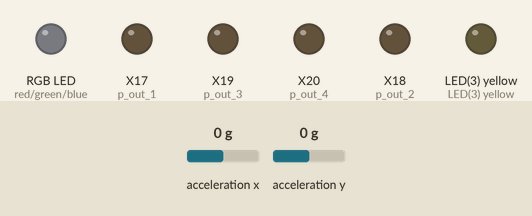
Simulated run of this program. Board: pyboard running MicroPython. Parts: an RGB LED mixed from three pins (HIGH = lit), output pins drawn as LEDs (lit = HIGH). Inputs (shaded band) come from the test bench; at power-on: acceleration x 0 g, acceleration y 0 g. Dim RGB values are drawn brighter than linear.

Above: at 1.2 s.
1.3 s: acceleration x set to -0.3 g
2.8 s: acceleration x set to -0.6 g
At 3.4 s:
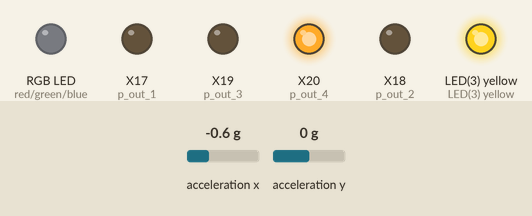
4.3 s: acceleration y set to -0.3 g
5.8 s: acceleration y set to -0.6 g
At 7.0 s:
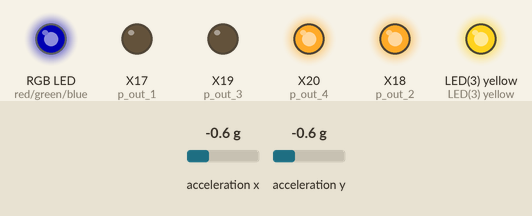
7.3 s: acceleration x set to 0 g
At 8.5 s:
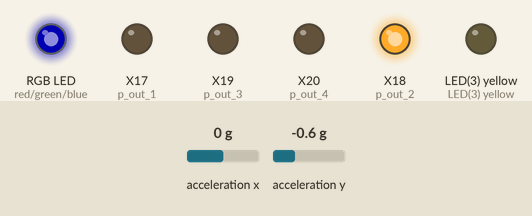
8.8 s: acceleration y set to 0.8 g
At 9.9 s:
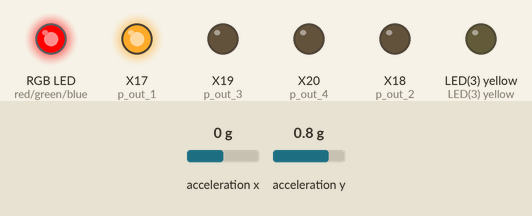
Timing chart, 0 to 11.3 s (numbered marks = the images above; inputs shaded):
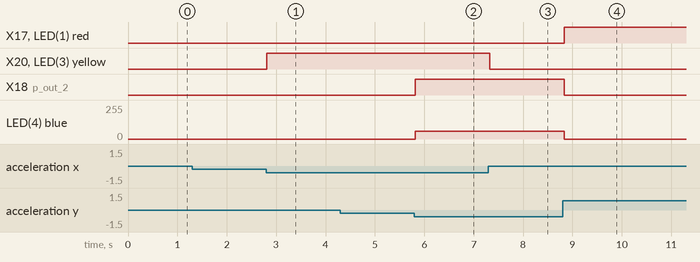

The program:

__.py
```python
import pyb
import time
from pyb import Pin

p_out_1 = Pin('X17', Pin.OUT_PP)
p_out_2 = Pin('X18', Pin.OUT_PP)
p_out_3 = Pin('X19', Pin.OUT_PP)
p_out_4 = Pin('X20', Pin.OUT_PP)
p_out_1.low()
p_out_2.low()
p_out_3.low()
p_out_4.low()

intensity = 0


xlights = (pyb.LED(2), pyb.LED(3))
ylights = (pyb.LED(1), pyb.LED(4))


accel = pyb.Accel()
SENSITIVITY = 8

while True:
    x = accel.x()  # 绿黄等代表x方向
    if x > SENSITIVITY:
        xlights[0].on()
        xlights[1].off()
        p_out_3.high()
        p_out_4.low()

    elif x < -SENSITIVITY:
        xlights[1].on()
        xlights[0].off()
        p_out_4.high()
        p_out_3.low()

    else:
        xlights[0].off()
        xlights[1].off()
        p_out_3.low()
        p_out_4.low()

    y = accel.y() # 红蓝灯代表y方向
    if y > SENSITIVITY:
        ylights[0].on()
        ylights[1].off()
        p_out_1.high()
        p_out_2.low()
    elif y < -SENSITIVITY:
        intensity =  int((SENSITIVITY/20)*150)
        ylights[1].intensity(intensity)
        ylights[0].off()
        p_out_2.high()
        p_out_1.low()
    else:
        ylights[0].off()
        ylights[1].off()
        p_out_1.low()
        p_out_2.low()

    pyb.delay(100)
```

Measured:
- the behaviour switches between -0.4 and -0.5 g on acceleration x (found by bisection; images 0 and 1)
- the behaviour switches between -0.4 and -0.5 g on acceleration y (found by bisection; images 1 and 2)
- after the input at 1.3 s, every drawn part: stays the same
- after the input at 2.8 s, X20 (p_out_4), LED(3) yellow: LOW → HIGH at once
- after the input at 4.3 s, every drawn part: stays the same
- after the input at 5.8 s, X18 (p_out_2): LOW → HIGH at once; LED(4) blue: 0/255 → 60/255 at once
- after the input at 7.3 s, X20 (p_out_4), LED(3) yellow: HIGH → LOW at once
- after the input at 8.8 s, X17 (p_out_1), LED(1) red: LOW → HIGH at once; X18 (p_out_2): HIGH → LOW at once; LED(4) blue: 60/255 → 0/255 at once
